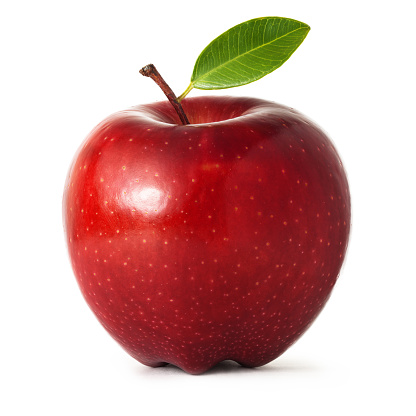
#> input picture lesson2/apple.png, 416 x 416 px
$ jupyter execute --allow-errors hw2.ipynb
#> lines starting #> are read from the running program, lines starting #| are printed output that depends on the picture; after the words box and inside, x2 and y2 are one past the last pixel; in counts of white or black regions, pixels touching at a corner belong together; long printed decimals are rounded
### Binarisation

[cell 1]
import cv2 as cv
import numpy as np
from matplotlib import pyplot as plt
import random

img = cv.imread('apple.png')
#> img is the input picture: shape (416, 416, 3); mean B, G, R 167.7, 170.6, 212
img = cv.cvtColor(img, cv.COLOR_BGR2GRAY)
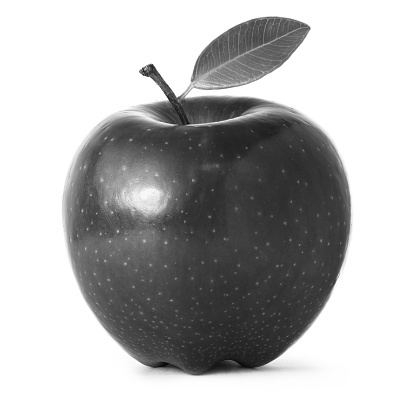
#> img: shape (416, 416); min 4, max 255, mean 182.6

def binarisation(img, k):
#> called with k = 0
    img_copy = img.copy()
    T1 = random.randint(0, 255)

    while True:
        # segment image by threshold T to G1 and G2
        G1 = img_copy[img_copy < T1]
        G2 = img_copy[img_copy >= T1]

        mean1 = np.mean(G1)
        mean2 = np.mean(G2)

        T = (mean1 + mean2) / 2
        T2 = T1
        T1 = T
        print(T)
        if abs(T1 - T2) == k:
            break
#> this loop made 4 passes
#> (mean1, mean2, T, T2, T1) on passes 2 to 4: (74.59, 252.1, 163.4, 165.7, 163.4), (74.33, 252, 163.2, 163.4, 163.2), (74.33, 252, 163.2, 163.2, 163.2)
#> (mean1, mean2, T, T1) on pass 1: (77.8, 253.6, 165.7, 165.7)
#| 165.717
#| 163.369
#| 163.162
#| 163.162

    # segment image by threshold T to G1 and G2
    G1 = img_copy[img_copy < T]
    G2 = img_copy[img_copy >= T]

    # set all pixels in G1 to 0 and all pixels in G2 to 255
    img_copy[img_copy < T] = 0
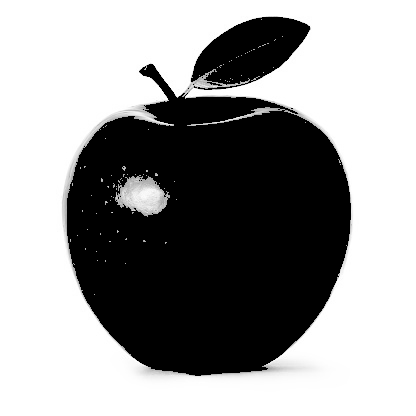
#> img_copy: shape (416, 416); min 0, max 255, mean 153.6
    img_copy[img_copy >= T] = 255
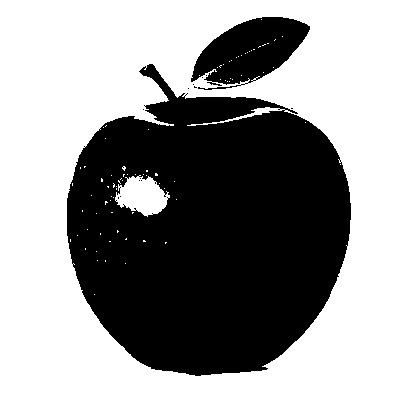
#> img_copy: shape (416, 416); 61% white; 14 black regions (12 under 20 px), largest, box (x1, y1, x2, y2) and area: (67, 64, 351, 376) 62377, (191, 17, 310, 90) 5167

    return img_copy

result = binarisation(img, 0)

print(result)
#> (printed output is left out)
print(np.unique(result))
#| [  0 255]

cv.imwrite('result.png', result)

plt.imshow(result, cmap='gray')
plt.show()
